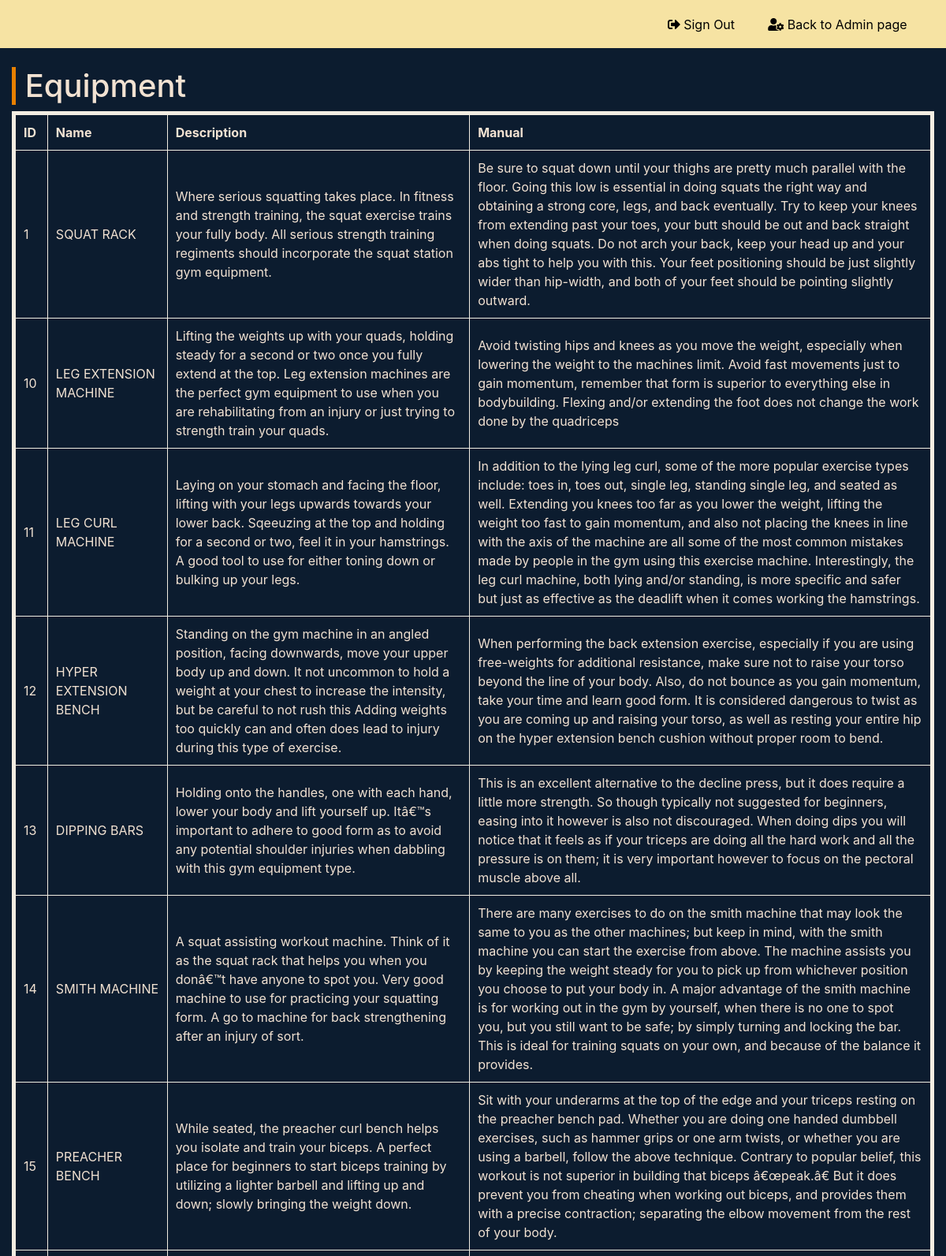
/allequip.php (upper part), run on the app's committed database.
### tables this page shows
CREATE TABLE `equipment` (
  `eq_id` varchar(10) NOT NULL,
  `name` varchar(40) NOT NULL,
  `description` varchar(400) NOT NULL,
  `manual` varchar(600) NOT NULL
);

### allequip.php (the view, shortened to what this page needs)
<!DOCTYPE html>
<html>
<head>
	<link rel="stylesheet" type="text/css" href="admin.css">
<link rel="stylesheet" href="https://stackpath.bootstrapcdn.com/bootstrap/4.1.3/css/bootstrap.min.css">
	<link rel="stylesheet" href="https://use.fontawesome.com/releases/v5.2.0/css/all.css">
  <?php
  require 'server.php';
  ?>
	</head>
<body>
  <div class="container-fluid" style="background-color: #f6e3a3;">
      <a href="logout.php"><button type="button" class="btn btn-primary-outline" style="margin: 1% 1% 1% 70%;"><i class="fas fa-sign-out-alt"></i><span id="hidden-xs">  Sign Out</span></button></a>
      <a href="admin.php"><button type="button" class="btn btn-primary-outline"><i class="fas fa-user-cog"></i><span id="hidden-xs"> Back to Admin page</span></button></a>
    </div>
<div class="container-fluid">
  <br>
		<a name="equipment"><h1>Equipment</h1></a>
		<div class="row" id="equipment-container">
      <div class="col-lg-12">
        <table border="5px" bordercolor="#f2ede2" cellpadding="10">
              <thead>
              <tr>
                  <th>ID</th>
                  <th>Name</th>
                  <th>Description</th>
                  <th>Manual</th>
                </tr>
              </thead>
              <tbody>
        <?php
          $sql = 'SELECT *
              FROM equipment ';
          $query = mysqli_query($conn, $sql);
              while ($row = mysqli_fetch_array($query))
              {
                echo '
                <tr>
                    <td>'.$row['eq_id'].'</td>
                    <td>'.$row['name'].'</td>
                    <td>'.$row['description'].'</td>
                    <td>'.$row['manual'].'</td>
                </tr>';
              }
         ?>
        </tbody>
      </table>
      </div>
      <br>
		</div>
    <br>
  </div>
</body>
</html>

### admin.css (style rules this page uses)
body { background-color: #0c1c2f !important; color:#f2e2d2 !important; }
.btn-primary-outline { background:transparent; color:#000000; padding-bottom: 0; }
h1 { padding-left:1%; color: #0c1c2f; border-left: 5px solid #e88000; }

### data on the page
equipment: eq_id "1", name "SQUAT RACK", description "Where serious squatting takes place. In fitness and strength training, the squat exercise trains your fully body. All serious strength training regiments should incorporate the squat station gym equipment.", manual "Be sure to squat down until your thighs are pretty much parallel with the floor. Going this low is essential in doing squats the right way and obtaining a strong core, legs, and back eventually. Try to keep your knees from extending past your toes, your butt should be out and back straight when doing squats. Do not arch your back, keep your head up and your abs tight to help you with this. Your feet positioning should be just slightly wider than hip-width, and both of your feet should be pointing slightly outward."
equipment: eq_id "10", name "LEG EXTENSION MACHINE", description "Lifting the weights up with your quads, holding steady for a second or two once you fully extend at the top. Leg extension machines are the perfect gym equipment to use when you are rehabilitating from an injury or just trying to strength train your quads.", manual "Avoid twisting hips and knees as you move the weight, especially when lowering the weight to the machines limit. Avoid fast movements just to gain momentum, remember that form is superior to everything else in bodybuilding. Flexing and/or extending the foot does not change the work done by the quadriceps"
equipment: eq_id "11", name "LEG CURL MACHINE", description "Laying on your stomach and facing the floor, lifting with your legs upwards towards your lower back. Sqeeuzing at the top and holding for a second or two, feel it in your hamstrings. A good tool to use for either toning down or bulking up your legs.", manual "In addition to the lying leg curl, some of the more popular exercise types include: toes in, toes out, single leg, standing single leg, and seated as well. Extending you knees too far as you lower the weight, lifting the weight too fast to gain momentum, and also not placing the knees in line with the axis of the machine are all some of the most common mistakes made by people in the gym using this exercise machine. Interestingly, the leg curl machine, both lying and/or standing, is more specific and safer but just as effective as the deadlift when it comes working the hamstrings."
equipment: eq_id "12", name "HYPER EXTENSION BENCH", description "Standing on the gym machine in an angled position, facing downwards, move your upper body up and down. It not uncommon to hold a weight at your chest to increase the intensity, but be careful to not rush this Adding weights too quickly can and often does lead to injury during this type of exercise.", manual "When performing the back extension exercise, especially if you are using free-weights for additional resistance, make sure not to raise your torso beyond the line of your body. Also, do not bounce as you gain momentum, take your time and learn good form. It is considered dangerous to twist as you are coming up and raising your torso, as well as resting your entire hip on the hyper extension bench cushion without proper room to bend."
equipment: eq_id "13", name "DIPPING BARS", description "Holding onto the handles, one with each hand, lower your body and lift yourself up. Itâ€™s important to adhere to good form as to avoid any potential shoulder injuries when dabbling with this gym equipment type.", manual "This is an excellent alternative to the decline press, but it does require a little more strength. So though typically not suggested for beginners, easing into it however is also not discouraged. When doing dips you will notice that it feels as if your triceps are doing all the hard work and all the pressure is on them; it is very important however to focus on the pectoral muscle above all."
equipment: eq_id "14", name "SMITH MACHINE", description "A squat assisting workout machine. Think of it as the squat rack that helps you when you donâ€™t have anyone to spot you. Very good machine to use for practicing your squatting form. A go to machine for back strengthening after an injury of sort.", manual "There are many exercises to do on the smith machine that may look the same to you as the other machines; but keep in mind, with the smith machine you can start the exercise from above. The machine assists you by keeping the weight steady for you to pick up from whichever position you choose to put your body in. A major advantage of the smith machine is for working out in the gym by yourself, when there is no one to spot you, but you still want to be safe; by simply turning and locking the bar. This is ideal for training squats on your own, and because of the balance it provides."
equipment: eq_id "15", name "PREACHER BENCH", description "While seated, the preacher curl bench helps you isolate and train your biceps. A perfect place for beginners to start biceps training by utilizing a lighter barbell and lifting up and down; slowly bringing the weight down.", manual "Sit with your underarms at the top of the edge and your triceps resting on the preacher bench pad. Whether you are doing one handed dumbbell exercises, such as hammer grips or one arm twists, or whether you are using a barbell, follow the above technique. Contrary to popular belief, this workout is not superior in building that biceps â€œpeak.â€ But it does prevent you from cheating when working out biceps, and provides them with a precise contraction; separating the elbow movement from the rest of your body."
